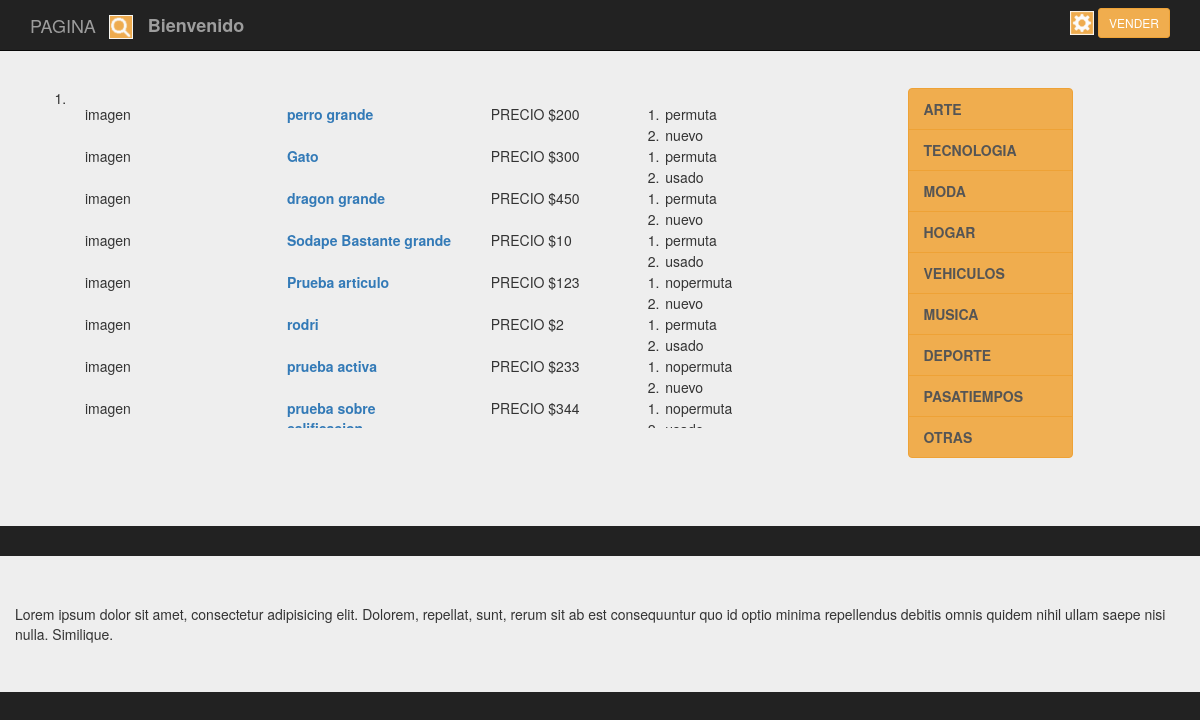
The app's page /backend/Presentacion/search.php, older data.
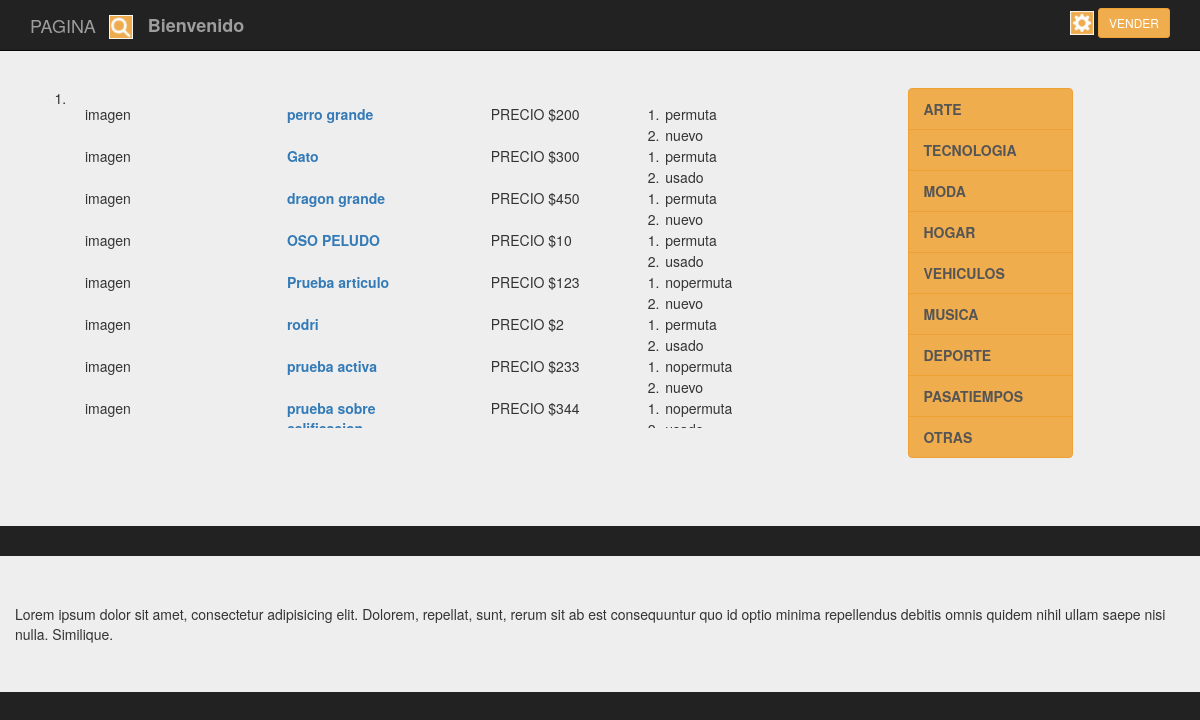
The same page, newer data.
### tables this page shows
CREATE TABLE `publicacion` (
  `id_pub` int(11) NOT NULL,
  `id_usup` int(11) NOT NULL,
  `nom_pub` varchar(40) DEFAULT NULL,
  `precio_pub` int(11) DEFAULT NULL,
  `stock_pub` int(11) DEFAULT NULL,
  `descripcion_pub` varchar(400) DEFAULT NULL,
  `img01_pub` varchar(20) DEFAULT NULL,
  `img02_pub` varchar(20) NOT NULL,
  `img03_pub` varchar(20) NOT NULL,
  `nuevo_pub` varchar(20) DEFAULT NULL,
  `fecha_pub` date DEFAULT NULL,
  `acepta_permuta_pub` varchar(20) DEFAULT NULL,
  `categoria_pub` varchar(20) DEFAULT NULL,
  `denuncia_pub` tinyint(1) DEFAULT NULL,
  `activa` varchar(20) NOT NULL
);

### backend/clases/Publicacion.class.php (called while the page is built, shortened)
<?php
require_once('../persistencia/PersistenciaPublicacion.class.php');
class Publicacion
{
    public function consultaTodos($conex)
    {
      $pu=new PersistenciaPublicacion;
      $datos= $pu->consTodos($conex);
      return $datos;
    }
}
?>

### backend/persistencia/PersistenciaPublicacion.class.php (called while the page is built, shortened)
<?php
class PersistenciaPublicacion
{
   public function consTodos( $conex)
   {
        $sql = "select * from publicacion";
        $result = $conex->prepare($sql);
		$result->execute();
		$resultados=$result->fetchAll();
       return $resultados;
    }
 }
?>

### backend/Presentacion/search.php (the view, shortened to what this page needs)
<?php
require_once('../clases/Publicacion.class.php');
?>
<!doctype html>
<html lang="en">
<head>
<link rel="stylesheet" href="https://maxcdn.bootstrapcdn.com/bootstrap/3.3.7/css/bootstrap.min.css">
<link rel="stylesheet" href="../css/estilos.css">
	</head>
<body>
		<div class="container">
			<nav class="navbar navbar-inverse navbar-fixed-top">
				  <div class="container">
					<div class="navbar-header">
					  <a class="navbar-brand" href="#">PAGINA</a>
					  <div class="navbar-brand">
							<form class="forma-busqueda cf" action="/search.php" method="post">
								<input name="keywords" id="search_box" type="text" placeholder="" >
							</form>
					  </div>
					</div>
					<div id="navbar" class="navbar-collapse collapse">
					<div class="navbar-brand"><label>Bienvenido <?php echo $_SESSION["LOGIN"];?></label></div>
					  <form class="navbar-form navbar-right">
							<div class="dropdown">
								<a href="#" class="dropdown-toggle" data-toggle="dropdown" data-hover="dropdown">
								<img src="../images/engine-icon.png" alt="">
								</a>
								<a href="venta.php" class="btn btn-warning btn-sm">VENDER</a>
							</div>
					  </form>
					</div>
				  </div>
			</nav>
		</div>
		<div class="jumbotron">
			<div class="container">
				<section class="main row">
					<div class="col-md-9">
					<ol class="pre-scrollable">
						<li class="intem-resultado">
							<div class="container">
								<div class="row">
									<?php
										$conex = conectar();
										$d = new Publicacion();
										$datos_d=$d->consultaTodos($conex);
										$cuenta=count($datos_d);
									?>
									<?php
										for ($i=0;$i<$cuenta;$i++)
										{
										?>
											<div class="col-md-3">
											imagen
											</div>
											<div class="col-md-3">
											<strong>
												<a href="#" value="<?php echo $datos_d[$i][0]?>"  ><?php echo $datos_d[$i][2]?></a>
											</strong>
											</div>
											<div class="col-md-2">
												<strong>
												<option value="<?php echo $datos_d[$i][0]?>"  >PRECIO $<?php echo $datos_d[$i][3]?></option>
												</strong>
											</div>
											<div class="col-md-4">
												<ol>
													<li><option value="<?php echo $datos_d[$i][0]?>"  ><?php echo $datos_d[$i][11]?></option></li>
													<li><option value="<?php echo $datos_d[$i][0]?>"  ><?php echo $datos_d[$i][9]?></option></li>
												</ol>
											</div>
								<?php
								}
								?>
								</div>
							</div>
						</li>
					</ol>
					</div>
					<div>
						<div class="col-xs-6 col-sm-3 col-md-2 sidebar-offcanvas aling-left" id="sidebar">
						  <div class="list-group"><b>
						 	<a href="#" class="list-group-item">ARTE</a>
							<a href="#" class="list-group-item">TECNOLOGIA</a>
							<a href="#" class="list-group-item">MODA</a>
							<a href="#" class="list-group-item">HOGAR</a>
							<a href="#" class="list-group-item">VEHICULOS</a>
							<a href="#" class="list-group-item">MUSICA</a>
							<a href="#" class="list-group-item">DEPORTE</a>
							<a href="#" class="list-group-item">PASATIEMPOS</a>
							<a href="#" class="list-group-item">OTRAS</a>
							</b>
						  </div>
						</div>
					</div>
				</section>
			</div>
		</div>
		<div class="jumbotron">
		<div class="container">
			<div class="row">
			Lorem ipsum dolor sit amet, consectetur adipisicing elit. Dolorem, repellat, sunt, rerum sit ab est consequuntur quo id optio minima repellendus debitis omnis quidem nihil ullam saepe nisi nulla. Similique.
				</div>
		</div>
</body>
</html>

Row changes from the older to the newer data that the page shows:
changed publicacion: nom_pub "Sodape Bastante grande" → "OSO PELUDO"
